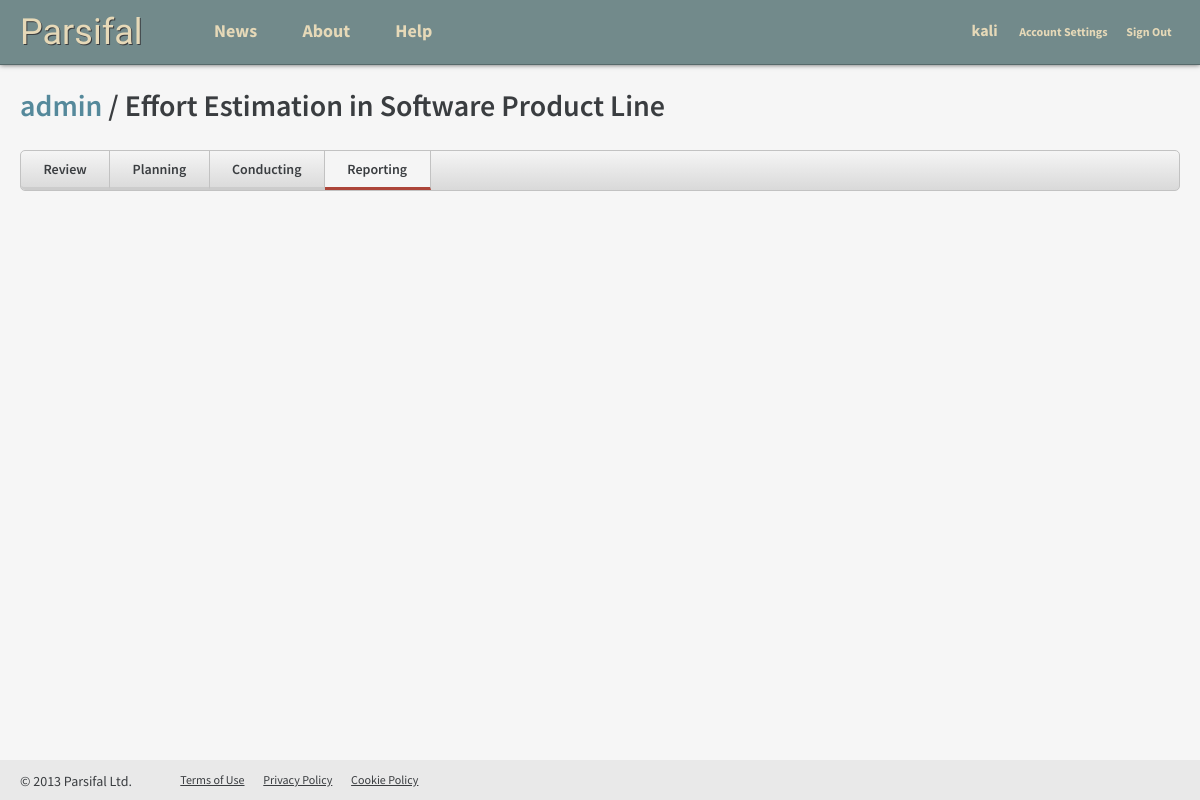
The page /admin/EffortEstimationSPL/reporting/ (signed in) on the database its author committed.
### reviews/models.py (models this page shows, shortened)
class Review(models.Model):
    short_name = models.CharField(max_length=50) #TODO: Change var name to Name
    title = models.CharField(max_length=200)
    description = models.CharField(max_length=500)
    user = models.ForeignKey(User) #TODO: Change var name to Author
    create_date = models.DateTimeField(auto_now_add=True, blank=True)
    last_update = models.DateTimeField()
    co_authors = models.ManyToManyField(User, related_name="co+")
    objective = models.TextField(max_length=1000, null=True)
    questions = models.ManyToManyField(Question)
    sources = models.ManyToManyField(Source)
    class Meta:
        verbose_name = "Review"
        verbose_name_plural = "Reviews"

### reviews/views.py (the view)
@login_required
def reporting(request, username, review_name):
    review = Review.objects.get(short_name=review_name)
    context = RequestContext(request, {'review': review})
    return render_to_response('reviews/reporting.html', context)

### reviews/templates/reviews/reporting.html (shortened to what this page needs)
{% extends 'base_app.html' %}
{% block head_extra %}
  <link href="{{ STATIC_URL }}css/review.css" rel="stylesheet" media="screen">
{% endblock head_extra %}
{% block content %}
  {% include "reviews/review_header.html" with active_menu="reporting" %}
{% endblock content %}

### templates/base_app.html (shortened to what this page needs)
<!DOCTYPE html>
<html>
<head>
  <link href="{{ STATIC_URL }}css/style_app.css" rel="stylesheet" media="screen">
  {% block head_extra %}
  {% endblock head_extra %}
</head>
<body>
  <header class="wrapper">
    <h1><a href="/">Parsifal</a></h1>
    <nav class="menu">
      <a href="#">News</a>
      <a href="#">About</a>
      <a href="#">Help</a>
    </nav>
    <nav class="signedin">
      <a href="/{{ user.username }}/" class="user">{{ user.username }}</a>
      <a href="/users/profile/">Account Settings</a>
      <a href="/signout/">Sign Out</a>
    </nav>
  </header>
  <section class="content wrapper">
    {% block content %}
    {% endblock content %}
    <div class="push"></div>
  </section>
  <footer class="wrapper">
    <p>© 2013 Parsifal Ltd.</p>
    <ul>
      <li><a href="#">Terms of Use</a></li>
      <li><a href="#">Privacy Policy</a></li>
      <li><a href="#">Cookie Policy</a></li>
    </ul>
  </footer>
</body>
</html>

### reviews/templates/reviews/review_header.html (shortened to what this page needs)
<h1><a href="/{{ review.user.username }}/">{{ review.user.username }}</a> / {{ review.title }}</h1>
<ul class="review-menu">
  <li {% if active_menu == "review"%} class="active" {% endif %}><a href="/{{ review.user.username }}/{{ review.short_name }}/">Review</a></li>
  <li {% if active_menu == "planning"%} class="active" {% endif %}><a href="/{{ review.user.username }}/{{ review.short_name }}/planning/">Planning</a></li>
  <li {% if active_menu == "conducting"%} class="active" {% endif %}><a href="/{{ review.user.username }}/{{ review.short_name }}/conducting/">Conducting</a></li>
  <li {% if active_menu == "reporting"%} class="active" {% endif %}><a href="/{{ review.user.username }}/{{ review.short_name }}/reporting/">Reporting</a></li>
</ul>

### static/css/style_app.css (style rules this page uses)
* { -moz-box-sizing: border-box; -webkit-box-sizing: border-box; box-sizing: border-box; }
html, body { height: 100%; }
body { background: #F6F6F6; color: #3A3D40; font-family: "Source Sans Pro", Tahoma, Arial, sans-serif; font-weight: 400; font-size: 62.5%; }
header { background: #728A8B; height: 65px; border-bottom: 1px solid #56696A; position: fixed; width: 100%; box-shadow: 0 0 5px rgba(0, 0, 0, .6); z-index: 1000; }
header h1 { font-family: Playball, cursive; font-size: 3.6em; float: left; padding-top: .4em; font-weight: 400; margin: 0; text-shadow: 1px 1px 0 #3A3D40; }
header h1 a { color: #E6D9B8; text-decoration: none; }
header nav.menu { float: left; padding-top: 2.2em; padding-left: 5em; }
header nav.menu a { padding: 0 1.2em; color: #E6D9B8; text-decoration: none; font-size: 1.8em; font-weight: bold; }
header nav.signedin { padding-top: 2.2em; float: right; }
header nav.signedin a { color: #E6D9B8; text-decoration: none; font-size: 1.2em; padding: 0 .7em; font-weight: bold; }
header nav.signedin a.user { font-size: 1.6em; }
.wrapper { width: 100%; padding: 0 20px; }
.content { padding: 90px 20px 20px; min-height: 100%; height: auto !important; height: 100%; margin: 0 auto -40px; }
footer { background-color: #E9E9E9; height: 40px; }
footer p { padding-top: 1em; color: #3A3D40; font-size: 1.4em; font-weight: 400; float: left; margin: 0; }
footer ul { float: left; padding-top: 1.4em; padding-left: 2em; }
footer ul li { display: inline; font-size: 1.2em; padding: 0 .7em; }
footer ul li a { color: #3A3D40; text-decoration: underline; }
.push { height: 40px; }
ul { margin-left: 20px; }
ul li { font-size: 1.4em; padding: .2em 0; list-style: square; }

### reviews/static/css/review.css (style rules this page uses)
ul.review-menu { width: 100%; margin: 0; margin-bottom: 20px; padding: 0; border: 1px solid #C2C2C2; background: #F5F5F5; border-radius: 5px; background: -moz-linear-gradient(top, #F5F5F5 0%, #D9D9D9 100%); background: -webkit-linear-gradient(top, #F5F5F5 0%, #D9D9D9 100%); background: -o-linear-gradient(top, #F5F5F5 0%, #D9D9D9 100%); font-size: 0; }
ul.review-menu li { display: inline-block; list-style: none; padding: 0; font-size: 14px; border-bottom: 3px solid #CCCCCC; border-right: 1px solid #C2C2C2; }
ul.review-menu li:first-child { border-bottom-left-radius: 5px; }
ul.review-menu li a { display: block; padding: .8em 1.6em; font-weight: 600; color: #3A3D40; }
ul.review-menu li:first-child { border-top-left-radius: 5px; border-bottom-left-radius: 5px; }
ul.review-menu li.active { background: #F5F5F5; color: #666B71; border-bottom: 3px solid #AC4539; }

### static/css/typography.css (style rules this page uses)
h1, h2, h3, h4, h5, h6 { font-weight: 600; }
h1 { font-size: 3em; margin-bottom: 1em; }
a { color: #55899B; text-decoration: none; }
p { font-size: 1.4em; margin-bottom: .7em; }

### rows shown on the page
Review: user.username "admin", title "Effort Estimation in Software Product Line"

### other values the page prints
{{ user.username }} "kali"
